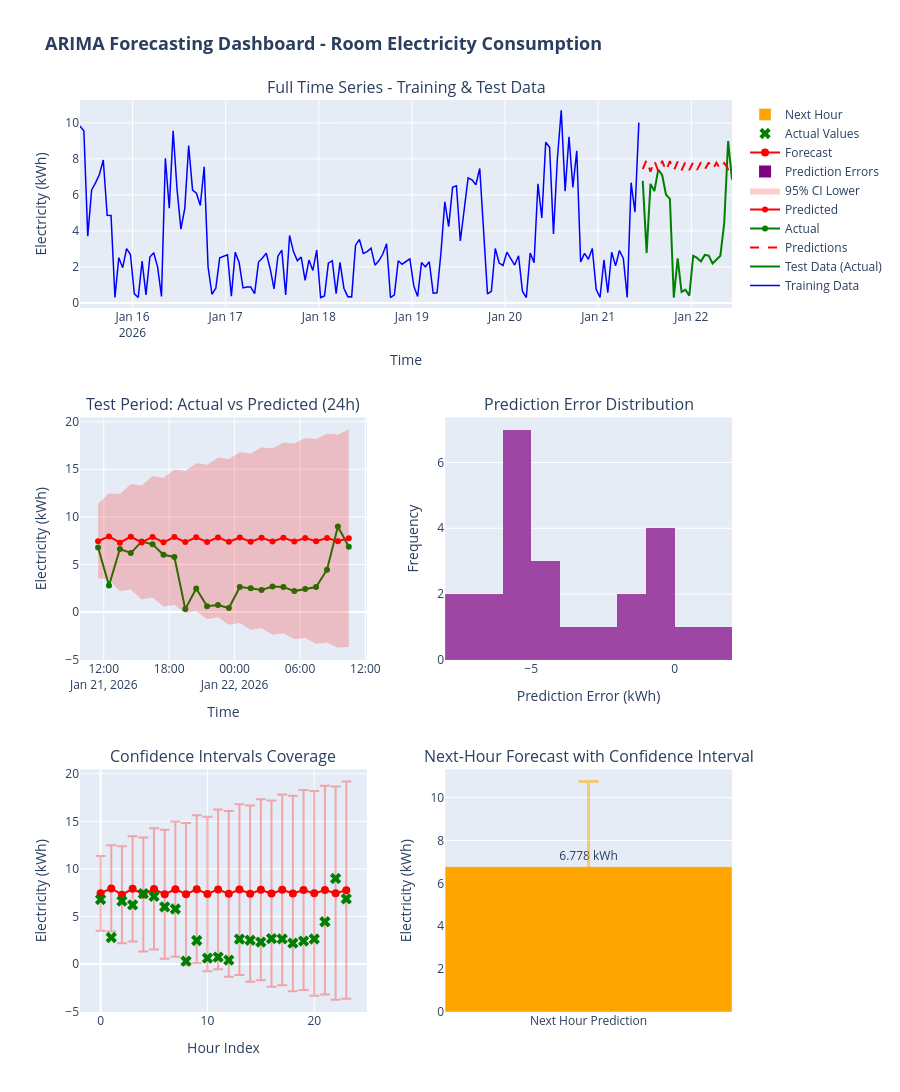

Notebook code for this chart:
### Markdown cell above
## 8. Interactive Dashboard with Confidence Intervals

Create a comprehensive dashboard showing historical data, predictions, and confidence intervals.

### Code cell
# Create comprehensive dashboard
fig = make_subplots(
    rows=3, cols=2,
    subplot_titles=(
        'Full Time Series - Training & Test Data',
        'Test Period: Actual vs Predicted (24h)',
        'Prediction Error Distribution',
        'Confidence Intervals Coverage',
        'Next-Hour Forecast with Confidence Interval',
        'Occupancy vs Electricity Correlation'
    ),
    specs=[
        [{"colspan": 2}, None],
        [{"type": "xy"}, {"type": "xy"}],
        [{"type": "xy"}, {"type": "xy"}]
    ],
    vertical_spacing=0.12,
    horizontal_spacing=0.12,
    row_heights=[0.3, 0.35, 0.35]
)

# 1. Full time series with train/test split
fig.add_trace(
    go.Scatter(
        x=train_data.index,
        y=train_data.values,
        mode='lines',
        name='Training Data',
        line=dict(color='blue', width=1.5)
    ),
    row=1, col=1
)

fig.add_trace(
    go.Scatter(
        x=test_data.index,
        y=test_data.values,
        mode='lines',
        name='Test Data (Actual)',
        line=dict(color='green', width=2)
    ),
    row=1, col=1
)

fig.add_trace(
    go.Scatter(
        x=predictions_df['timestamp'],
        y=predictions_df['predicted'],
        mode='lines',
        name='Predictions',
        line=dict(color='red', width=2, dash='dash')
    ),
    row=1, col=1
)

# 2. Test period zoom-in with confidence intervals
fig.add_trace(
    go.Scatter(
        x=predictions_df['timestamp'],
        y=predictions_df['actual'],
        mode='lines+markers',
        name='Actual',
        line=dict(color='green', width=2),
        marker=dict(size=6)
    ),
    row=2, col=1
)

fig.add_trace(
    go.Scatter(
        x=predictions_df['timestamp'],
        y=predictions_df['predicted'],
        mode='lines+markers',
        name='Predicted',
        line=dict(color='red', width=2),
        marker=dict(size=6)
    ),
    row=2, col=1
)

# Confidence interval shading
fig.add_trace(
    go.Scatter(
        x=predictions_df['timestamp'],
        y=predictions_df['upper_ci'],
        mode='lines',
        name='95% CI Upper',
        line=dict(color='rgba(255,0,0,0.2)', width=0),
        showlegend=False
    ),
    row=2, col=1
)

fig.add_trace(
    go.Scatter(
        x=predictions_df['timestamp'],
        y=predictions_df['lower_ci'],
        mode='lines',
        name='95% CI Lower',
        line=dict(color='rgba(255,0,0,0.2)', width=0),
        fill='tonexty',
        fillcolor='rgba(255,0,0,0.2)',
        showlegend=True
    ),
    row=2, col=1
)

# 3. Prediction error distribution
errors = predictions_df['actual'] - predictions_df['predicted']
fig.add_trace(
    go.Histogram(
        x=errors,
        nbinsx=15,
        name='Prediction Errors',
        marker=dict(color='purple', opacity=0.7)
    ),
    row=2, col=2
)

# 4. Confidence intervals coverage visualization
fig.add_trace(
    go.Scatter(
        x=list(range(len(predictions_df))),
        y=predictions_df['predicted'],
        mode='markers+lines',
        name='Forecast',
        marker=dict(color='red', size=8),
        line=dict(color='red', width=2),
        error_y=dict(
            type='data',
            symmetric=False,
            array=predictions_df['upper_ci'] - predictions_df['predicted'],
            arrayminus=predictions_df['predicted'] - predictions_df['lower_ci'],
            color='rgba(255,0,0,0.3)',
            thickness=2,
            width=5
        )
    ),
    row=3, col=1
)

fig.add_trace(
    go.Scatter(
        x=list(range(len(predictions_df))),
        y=predictions_df['actual'],
        mode='markers',
        name='Actual Values',
        marker=dict(color='green', size=10, symbol='x')
    ),
    row=3, col=1
)

# 5. Next-hour forecast
fig.add_trace(
    go.Bar(
        x=['Next Hour Prediction'],
        y=[next_hour_pred],
        name='Next Hour',
        marker=dict(color='orange'),
        error_y=dict(
            type='data',
            symmetric=False,
            array=[next_hour_upper - next_hour_pred],
            arrayminus=[next_hour_pred - next_hour_lower],
            color='rgba(255,165,0,0.5)',
            thickness=3,
            width=10
        ),
        text=[f'{next_hour_pred:.3f} kWh'],
        textposition='outside'
    ),
    row=3, col=2
)

# Update axes labels
fig.update_xaxes(title_text="Time", row=1, col=1)
fig.update_xaxes(title_text="Time", row=2, col=1)
fig.update_xaxes(title_text="Prediction Error (kWh)", row=2, col=2)
fig.update_xaxes(title_text="Hour Index", row=3, col=1)
fig.update_xaxes(title_text="", row=3, col=2)

fig.update_yaxes(title_text="Electricity (kWh)", row=1, col=1)
fig.update_yaxes(title_text="Electricity (kWh)", row=2, col=1)
fig.update_yaxes(title_text="Frequency", row=2, col=2)
fig.update_yaxes(title_text="Electricity (kWh)", row=3, col=1)
fig.update_yaxes(title_text="Electricity (kWh)", row=3, col=2)

# Update layout
fig.update_layout(
    title_text="<b>ARIMA Forecasting Dashboard - Room Electricity Consumption</b>",
    title_font_size=18,
    height=1200,
    showlegend=True,
    hovermode='x unified'
)

fig.show()

print("\n Interactive dashboard generated successfully!")
print(f"\n Dashboard Features:")
print(f"   ✓ Full historical data visualization")
print(f"   ✓ 24-hour test period predictions")
print(f"   ✓ 95% confidence intervals")
print(f"   ✓ Prediction error analysis")
print(f"   ✓ Next-hour forecast")

### Figure 1 — Plotly figure (JSON) as saved in the notebook; plotly's stock layout.template omitted (floating-point values rounded to 4 significant figures; data arrays with more than 128 entries replaced by an {"elided": "..."} marker saying what was removed)
{"data": [{"line": {"color": "blue", "width": 1.5}, "mode": "lines", "name": "Training Data", "type": "scatter", "x": {"elided": "145 str values"}, "xaxis": "x", "y": {"elided": "145 float values"}, "yaxis": "y"}, {"line": {"color": "green", "width": 2}, "mode": "lines", "name": "Test Data (Actual)", "type": "scatter", "x": ["2026-01-21T11:28:45.351905000", "2026-01-21T12:28:45.351905000", "2026-01-21T13:28:45.351905000", "2026-01-21T14:28:45.351905000", "2026-01-21T15:28:45.351905000", "2026-01-21T16:28:45.351905000", "2026-01-21T17:28:45.351905000", "2026-01-21T18:28:45.351905000", "2026-01-21T19:28:45.351905000", "2026-01-21T20:28:45.351905000", "2026-01-21T21:28:45.351905000", "2026-01-21T22:28:45.351905000", "2026-01-21T23:28:45.351905000", "2026-01-22T00:28:45.351905000", "2026-01-22T01:28:45.351905000", "2026-01-22T02:28:45.351905000", "2026-01-22T03:28:45.351905000", "2026-01-22T04:28:45.351905000", "2026-01-22T05:28:45.351905000", "2026-01-22T06:28:45.351905000", "2026-01-22T07:28:45.351905000", "2026-01-22T08:28:45.351905000", "2026-01-22T09:28:45.351905000", "2026-01-22T10:28:45.351905000"], "xaxis": "x", "y": [6.78, 2.782, 6.61, 6.21, 7.4, 7.107, 6.013, 5.781, 0.3, 2.471, 0.609, 0.73, 0.409, 2.616, 2.499, 2.308, 2.668, 2.632, 2.192, 2.413, 2.625, 4.441, 8.99, 6.851], "yaxis": "y"}, {"line": {"color": "red", "dash": "dash", "width": 2}, "mode": "lines", "name": "Predictions", "type": "scatter", "x": ["2026-01-21T11:28:45.351905000", "2026-01-21T12:28:45.351905000", "2026-01-21T13:28:45.351905000", "2026-01-21T14:28:45.351905000", "2026-01-21T15:28:45.351905000", "2026-01-21T16:28:45.351905000", "2026-01-21T17:28:45.351905000", "2026-01-21T18:28:45.351905000", "2026-01-21T19:28:45.351905000", "2026-01-21T20:28:45.351905000", "2026-01-21T21:28:45.351905000", "2026-01-21T22:28:45.351905000", "2026-01-21T23:28:45.351905000", "2026-01-22T00:28:45.351905000", "2026-01-22T01:28:45.351905000", "2026-01-22T02:28:45.351905000", "2026-01-22T03:28:45.351905000", "2026-01-22T04:28:45.351905000", "2026-01-22T05:28:45.351905000", "2026-01-22T06:28:45.351905000", "2026-01-22T07:28:45.351905000", "2026-01-22T08:28:45.351905000", "2026-01-22T09:28:45.351905000", "2026-01-22T10:28:45.351905000"], "xaxis": "x", "y": [7.436, 7.943, 7.288, 7.908, 7.306, 7.888, 7.325, 7.87, 7.343, 7.853, 7.359, 7.837, 7.375, 7.822, 7.389, 7.808, 7.403, 7.795, 7.416, 7.782, 7.427, 7.771, 7.439, 7.76], "yaxis": "y"}, {"line": {"color": "green", "width": 2}, "marker": {"size": 6}, "mode": "lines+markers", "name": "Actual", "type": "scatter", "x": ["2026-01-21T11:28:45.351905000", "2026-01-21T12:28:45.351905000", "2026-01-21T13:28:45.351905000", "2026-01-21T14:28:45.351905000", "2026-01-21T15:28:45.351905000", "2026-01-21T16:28:45.351905000", "2026-01-21T17:28:45.351905000", "2026-01-21T18:28:45.351905000", "2026-01-21T19:28:45.351905000", "2026-01-21T20:28:45.351905000", "2026-01-21T21:28:45.351905000", "2026-01-21T22:28:45.351905000", "2026-01-21T23:28:45.351905000", "2026-01-22T00:28:45.351905000", "2026-01-22T01:28:45.351905000", "2026-01-22T02:28:45.351905000", "2026-01-22T03:28:45.351905000", "2026-01-22T04:28:45.351905000", "2026-01-22T05:28:45.351905000", "2026-01-22T06:28:45.351905000", "2026-01-22T07:28:45.351905000", "2026-01-22T08:28:45.351905000", "2026-01-22T09:28:45.351905000", "2026-01-22T10:28:45.351905000"], "xaxis": "x2", "y": [6.78, 2.782, 6.61, 6.21, 7.4, 7.107, 6.013, 5.781, 0.3, 2.471, 0.609, 0.73, 0.409, 2.616, 2.499, 2.308, 2.668, 2.632, 2.192, 2.413, 2.625, 4.441, 8.99, 6.851], "yaxis": "y2"}, {"line": {"color": "red", "width": 2}, "marker": {"size": 6}, "mode": "lines+markers", "name": "Predicted", "type": "scatter", "x": ["2026-01-21T11:28:45.351905000", "2026-01-21T12:28:45.351905000", "2026-01-21T13:28:45.351905000", "2026-01-21T14:28:45.351905000", "2026-01-21T15:28:45.351905000", "2026-01-21T16:28:45.351905000", "2026-01-21T17:28:45.351905000", "2026-01-21T18:28:45.351905000", "2026-01-21T19:28:45.351905000", "2026-01-21T20:28:45.351905000", "2026-01-21T21:28:45.351905000", "2026-01-21T22:28:45.351905000", "2026-01-21T23:28:45.351905000", "2026-01-22T00:28:45.351905000", "2026-01-22T01:28:45.351905000", "2026-01-22T02:28:45.351905000", "2026-01-22T03:28:45.351905000", "2026-01-22T04:28:45.351905000", "2026-01-22T05:28:45.351905000", "2026-01-22T06:28:45.351905000", "2026-01-22T07:28:45.351905000", "2026-01-22T08:28:45.351905000", "2026-01-22T09:28:45.351905000", "2026-01-22T10:28:45.351905000"], "xaxis": "x2", "y": [7.436, 7.943, 7.288, 7.908, 7.306, 7.888, 7.325, 7.87, 7.343, 7.853, 7.359, 7.837, 7.375, 7.822, 7.389, 7.808, 7.403, 7.795, 7.416, 7.782, 7.427, 7.771, 7.439, 7.76], "yaxis": "y2"}, {"line": {"color": "rgba(255,0,0,0.2)", "width": 0}, "mode": "lines", "name": "95% CI Upper", "showlegend": false, "type": "scatter", "x": ["2026-01-21T11:28:45.351905000", "2026-01-21T12:28:45.351905000", "2026-01-21T13:28:45.351905000", "2026-01-21T14:28:45.351905000", "2026-01-21T15:28:45.351905000", "2026-01-21T16:28:45.351905000", "2026-01-21T17:28:45.351905000", "2026-01-21T18:28:45.351905000", "2026-01-21T19:28:45.351905000", "2026-01-21T20:28:45.351905000", "2026-01-21T21:28:45.351905000", "2026-01-21T22:28:45.351905000", "2026-01-21T23:28:45.351905000", "2026-01-22T00:28:45.351905000", "2026-01-22T01:28:45.351905000", "2026-01-22T02:28:45.351905000", "2026-01-22T03:28:45.351905000", "2026-01-22T04:28:45.351905000", "2026-01-22T05:28:45.351905000", "2026-01-22T06:28:45.351905000", "2026-01-22T07:28:45.351905000", "2026-01-22T08:28:45.351905000", "2026-01-22T09:28:45.351905000", "2026-01-22T10:28:45.351905000"], "xaxis": "x2", "y": [11.37, 12.48, 12.39, 13.44, 13.31, 14.26, 14.11, 14.98, 14.82, 15.64, 15.48, 16.24, 16.09, 16.8, 16.65, 17.32, 17.19, 17.82, 17.7, 18.29, 18.18, 18.75, 18.65, 19.18], "yaxis": "y2"}, {"fill": "tonexty", "fillcolor": "rgba(255,0,0,0.2)", "line": {"color": "rgba(255,0,0,0.2)", "width": 0}, "mode": "lines", "name": "95% CI Lower", "showlegend": true, "type": "scatter", "x": ["2026-01-21T11:28:45.351905000", "2026-01-21T12:28:45.351905000", "2026-01-21T13:28:45.351905000", "2026-01-21T14:28:45.351905000", "2026-01-21T15:28:45.351905000", "2026-01-21T16:28:45.351905000", "2026-01-21T17:28:45.351905000", "2026-01-21T18:28:45.351905000", "2026-01-21T19:28:45.351905000", "2026-01-21T20:28:45.351905000", "2026-01-21T21:28:45.351905000", "2026-01-21T22:28:45.351905000", "2026-01-21T23:28:45.351905000", "2026-01-22T00:28:45.351905000", "2026-01-22T01:28:45.351905000", "2026-01-22T02:28:45.351905000", "2026-01-22T03:28:45.351905000", "2026-01-22T04:28:45.351905000", "2026-01-22T05:28:45.351905000", "2026-01-22T06:28:45.351905000", "2026-01-22T07:28:45.351905000", "2026-01-22T08:28:45.351905000", "2026-01-22T09:28:45.351905000", "2026-01-22T10:28:45.351905000"], "xaxis": "x2", "y": [3.508, 3.408, 2.185, 2.375, 1.306, 1.516, 0.5448, 0.7566, -0.1364, 0.06911, -0.7587, -0.5638, -1.335, -1.153, -1.875, -1.707, -2.384, -2.231, -2.868, -2.729, -3.33, -3.205, -3.772, -3.661], "yaxis": "y2"}, {"marker": {"color": "purple", "opacity": 0.7}, "name": "Prediction Errors", "nbinsx": 15, "type": "histogram", "x": [-0.6564, -5.161, -0.6775, -1.698, 0.09353, -0.7811, -1.312, -2.089, -7.043, -5.382, -6.75, -7.107, -6.966, -5.206, -4.89, -5.5, -4.735, -5.163, -5.224, -5.369, -4.802, -3.33, 1.551, -0.9092], "xaxis": "x3", "yaxis": "y3"}, {"error_y": {"array": [3.929, 4.535, 5.103, 5.533, 6.001, 6.372, 6.78, 7.113, 7.479, 7.784, 8.118, 8.401, 8.71, 8.975, 9.264, 9.515, 9.787, 10.03, 10.28, 10.51, 10.76, 10.98, 11.21, 11.42], "arrayminus": [3.929, 4.535, 5.103, 5.533, 6.001, 6.372, 6.78, 7.113, 7.479, 7.784, 8.118, 8.401, 8.71, 8.975, 9.264, 9.515, 9.787, 10.03, 10.28, 10.51, 10.76, 10.98, 11.21, 11.42], "color": "rgba(255,0,0,0.3)", "symmetric": false, "thickness": 2, "type": "data", "width": 5}, "line": {"color": "red", "width": 2}, "marker": {"color": "red", "size": 8}, "mode": "markers+lines", "name": "Forecast", "type": "scatter", "x": [0, 1, 2, 3, 4, 5, 6, 7, 8, 9, 10, 11, 12, 13, 14, 15, 16, 17, 18, 19, 20, 21, 22, 23], "xaxis": "x4", "y": [7.436, 7.943, 7.288, 7.908, 7.306, 7.888, 7.325, 7.87, 7.343, 7.853, 7.359, 7.837, 7.375, 7.822, 7.389, 7.808, 7.403, 7.795, 7.416, 7.782, 7.427, 7.771, 7.439, 7.76], "yaxis": "y4"}, {"marker": {"color": "green", "size": 10, "symbol": "x"}, "mode": "markers", "name": "Actual Values", "type": "scatter", "x": [0, 1, 2, 3, 4, 5, 6, 7, 8, 9, 10, 11, 12, 13, 14, 15, 16, 17, 18, 19, 20, 21, 22, 23], "xaxis": "x4", "y": [6.78, 2.782, 6.61, 6.21, 7.4, 7.107, 6.013, 5.781, 0.3, 2.471, 0.609, 0.73, 0.409, 2.616, 2.499, 2.308, 2.668, 2.632, 2.192, 2.413, 2.625, 4.441, 8.99, 6.851], "yaxis": "y4"}, {"error_y": {"array": [3.971], "arrayminus": [3.971], "color": "rgba(255,165,0,0.5)", "symmetric": false, "thickness": 3, "type": "data", "width": 10}, "marker": {"color": "orange"}, "name": "Next Hour", "text": ["6.778 kWh"], "textposition": "outside", "type": "bar", "x": ["Next Hour Prediction"], "xaxis": "x5", "y": [6.778], "yaxis": "y5"}], "layout": {"annotations": [{"font": {"size": 16}, "showarrow": false, "text": "Full Time Series - Training & Test Data", "x": 0.5, "xanchor": "center", "xref": "paper", "y": 1, "yanchor": "bottom", "yref": "paper"}, {"font": {"size": 16}, "showarrow": false, "text": "Test Period: Actual vs Predicted (24h)", "x": 0.22, "xanchor": "center", "xref": "paper", "y": 0.652, "yanchor": "bottom", "yref": "paper"}, {"font": {"size": 16}, "showarrow": false, "text": "Prediction Error Distribution", "x": 0.78, "xanchor": "center", "xref": "paper", "y": 0.652, "yanchor": "bottom", "yref": "paper"}, {"font": {"size": 16}, "showarrow": false, "text": "Confidence Intervals Coverage", "x": 0.22, "xanchor": "center", "xref": "paper", "y": 0.266, "yanchor": "bottom", "yref": "paper"}, {"font": {"size": 16}, "showarrow": false, "text": "Next-Hour Forecast with Confidence Interval", "x": 0.78, "xanchor": "center", "xref": "paper", "y": 0.266, "yanchor": "bottom", "yref": "paper"}], "height": 1200, "hovermode": "x unified", "showlegend": true, "title": {"font": {"size": 18}, "text": "<b>ARIMA Forecasting Dashboard - Room Electricity Consumption</b>"}, "xaxis": {"anchor": "y", "domain": [0, 1], "title": {"text": "Time"}}, "xaxis2": {"anchor": "y2", "domain": [0, 0.44], "title": {"text": "Time"}}, "xaxis3": {"anchor": "y3", "domain": [0.56, 1], "title": {"text": "Prediction Error (kWh)"}}, "xaxis4": {"anchor": "y4", "domain": [0, 0.44], "title": {"text": "Hour Index"}}, "xaxis5": {"anchor": "y5", "domain": [0.56, 1], "title": {"text": ""}}, "yaxis": {"anchor": "x", "domain": [0.772, 1], "title": {"text": "Electricity (kWh)"}}, "yaxis2": {"anchor": "x2", "domain": [0.386, 0.652], "title": {"text": "Electricity (kWh)"}}, "yaxis3": {"anchor": "x3", "domain": [0.386, 0.652], "title": {"text": "Frequency"}}, "yaxis4": {"anchor": "x4", "domain": [0, 0.266], "title": {"text": "Electricity (kWh)"}}, "yaxis5": {"anchor": "x5", "domain": [0, 0.266], "title": {"text": "Electricity (kWh)"}}}}
